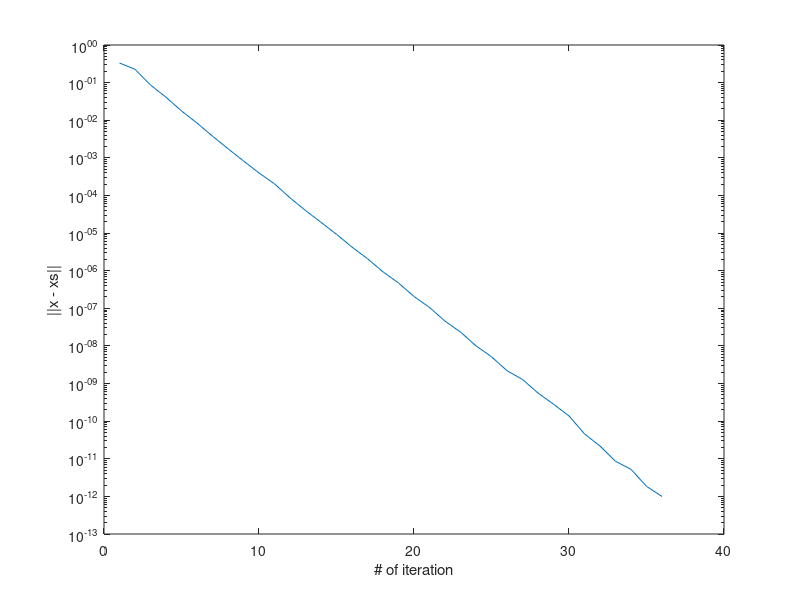

Write the MATLAB code that produced this figure.
res = [ 
3.321004e-01 
2.263654e-01 
8.655975e-02 
4.085383e-02 
1.766912e-02 
8.408208e-03 
3.777850e-03 
1.751832e-03 
8.278599e-04 
3.965842e-04 
2.036044e-04 
8.655663e-05 
3.982867e-05 
1.932974e-05 
9.292414e-06 
4.234087e-06 
2.083689e-06 
9.324974e-07 
4.710334e-07 
2.064890e-07 
1.053322e-07 
4.559412e-08 
2.340941e-08 
1.003202e-08 
5.165395e-09 
2.196451e-09 
1.283322e-09 
5.594214e-10 
2.822653e-10 
1.376377e-10 
4.594317e-11 
2.182717e-11 
8.567178e-12 
5.239031e-12 
1.850727e-12 
9.951423e-13 
] 
semilogy(1:length(res),res); 
xlabel('# of iteration'); ylabel('||x - xs||');
